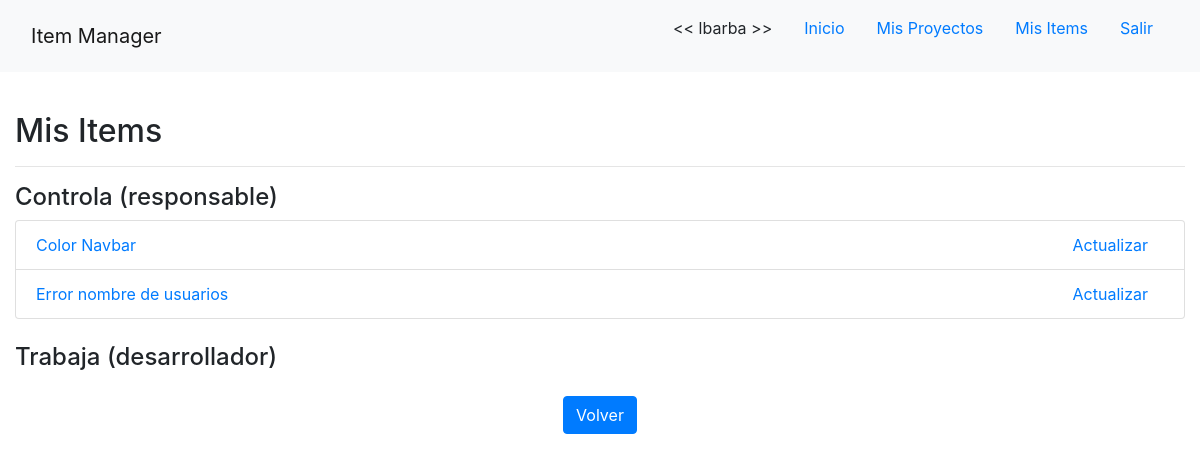
Page /mis-items/ (signed in) on the earlier database version.
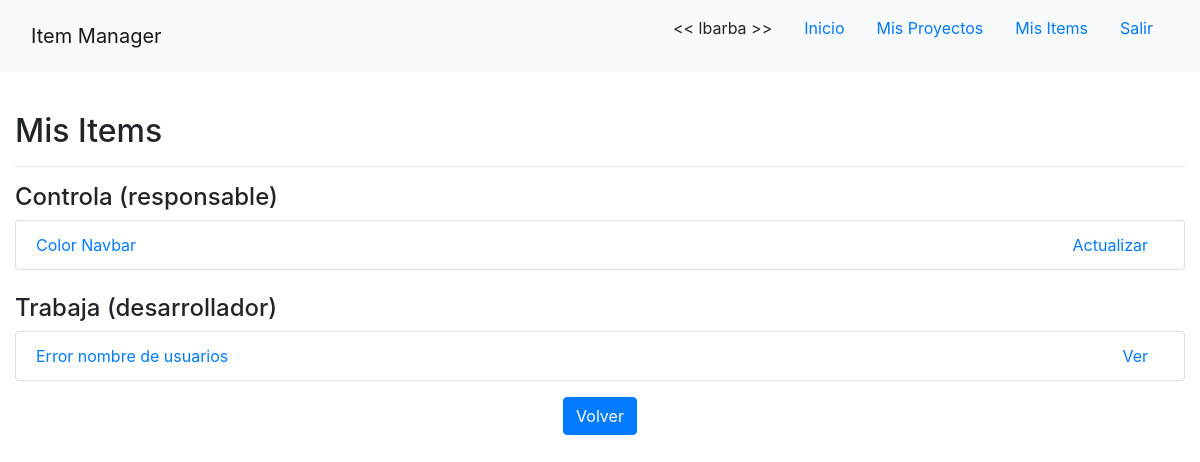
Same page on the later database version.
### app/models/item.py (models this page shows, shortened)
class Item(models.Model):
    proyecto = models.ForeignKey(Proyecto, verbose_name='proyecto', on_delete=models.PROTECT)
    nombre = models.CharField(verbose_name='nombre', max_length=255, unique=True)
    detalle = models.CharField(verbose_name='detalle', max_length=255)
    creacion = models.DateTimeField(verbose_name='fecha de creacion', auto_now_add=True, max_length=255)
    tipo = models.ForeignKey(TipoItem, verbose_name='tipo', on_delete=models.PROTECT)
    estado = models.ForeignKey(EstadoItem, verbose_name='estado', default=1, on_delete=models.PROTECT)
    responsable = models.ForeignKey(User, verbose_name='responsable', related_name="controla", on_delete=models.PROTECT)
    desarrolladores = models.ManyToManyField(User, verbose_name='desarrolladores', related_name="trabaja")

### app/views/acciones_usuario.py (the view)
# urls.py: path('mis-items/', MisItemsListView.as_view(), name='mis-items-list'),
class MisItemsListView(LoginRequiredMixin, TemplateView):
    template_name = 'app/mis_items_list.html'
    def get(self, request, *args, **kwargs):
        user = request.user
        self.items_controlados = user.controla.all
        self.items_trabajados = user.trabaja.all
        return super().get(request, *args, **kwargs)
    def get_context_data(self, **kwargs):
        context = super().get_context_data(**kwargs)
        context['items_controlados'] = self.items_controlados
        context['items_trabajados'] = self.items_trabajados
        return context

### app/templates/app/mis_items_list.html (shortened to what this page needs)
{% extends 'base.html' %}
{% load crispy_forms_tags %}
{% block content %}
    <br>
    <h2>Mis Items</h2>
    <hr>
    <h4>Controla (responsable)</h4>
    <ul class="list-group">
        {% for item in items_controlados %}
            <li class="list-group-item">
                <a href="{% url 'item-detail' item.id %}">
                    <div class="float-left">{{ item.nombre }}</div>
                </a>
                <div>
                    <a class="mx-3 float-right" href="{% url 'item-detail' item.id %}">Actualizar</a>
                </div>
            </li>
        {% endfor %}
    </ul>
    <br>
    <h4>Trabaja (desarrollador)</h4>
    <ul class="list-group">
        {% for item in items_trabajados %}
            <li class="list-group-item">
                <a href="{% url 'item-detail' item.id %}">
                    <div class="float-left">{{ item.nombre }}</div>
                </a>
                <div>
                    <a class="mx-3 float-right" href="{% url 'item-detail' item.id %}">Ver</a>
                </div>
            </li>
        {% endfor %}
    </ul>
    <div class="text-center mt-3">
        <a class="btn btn-primary" href="{% url 'home' %}">Volver</a>
    </div>
{% endblock %}

Differences in the rows shown:
changed Item "Error nombre de usuarios": moves from the list under "Controla (responsable)" to the list under "Trabaja (desarrollador)"
